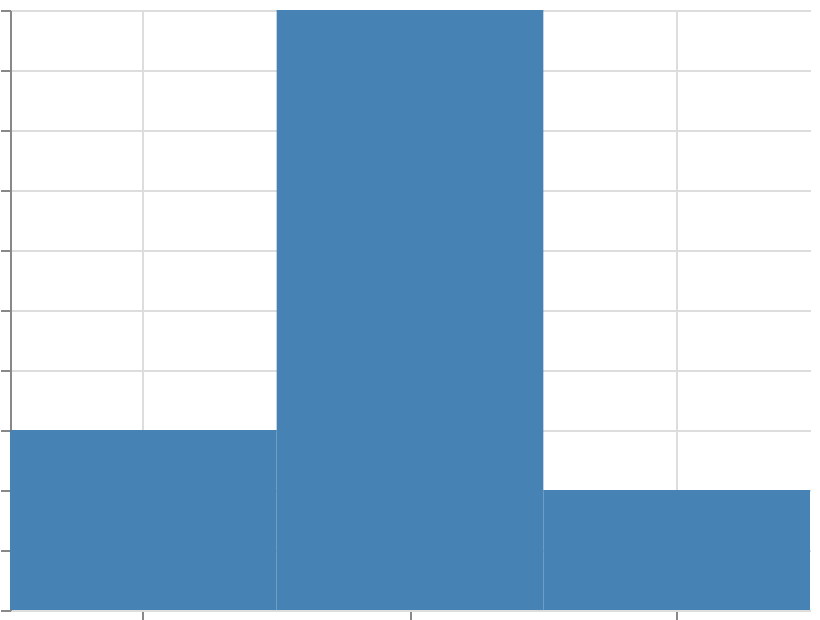

Source (Vega-Lite JSON):
### Vega specification from a JSON file in a GitHub repository (floating-point values rounded to 4 significant figures)
{"$schema": "https://vega.github.io/schema/vega/v6.json", "width": 400, "height": 300, "padding": 5, "autosize": "none", "data": [{"name": "table", "values": [{"cat": "A", "val": 3}, {"cat": "B", "val": 15}, {"cat": "C", "val": 2}]}], "scales": [{"name": "x", "type": "band", "domain": {"data": "table", "field": "cat", "sort": true}, "range": "width"}, {"name": "y", "type": "linear", "domain": [0, 10], "range": [{"signal": "height"}, 0], "clamp": true}], "marks": [{"type": "rect", "from": {"data": "table"}, "encode": {"update": {"x": {"scale": "x", "field": "cat"}, "width": {"scale": "x", "band": 1}, "y": {"scale": "y", "field": "val"}, "y2": {"scale": "y", "value": 0}, "fill": {"value": "steelblue"}}}}], "axes": [{"scale": "x", "orient": "bottom", "grid": true, "labels": false}, {"scale": "y", "orient": "left", "grid": true, "labels": false}]}
